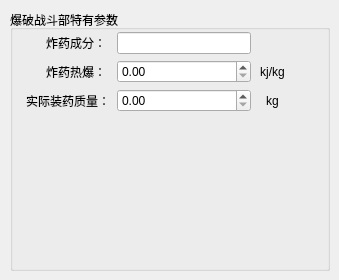
   <widget class="QWidget" name="page">
    <widget class="QGroupBox" name="gb_bp_params">
     <property name="geometry">
      <rect>
       <x>10</x>
       <y>10</y>
       <width>320</width>
       <height>261</height>
      </rect>
     </property>
     <property name="title">
      <string>爆破战斗部特有参数</string>
     </property>
     <widget class="QWidget" name="layoutWidget">
      <property name="geometry">
       <rect>
        <x>16</x>
        <y>22</y>
        <width>262</width>
        <height>80</height>
       </rect>
      </property>
      <layout class="QGridLayout" name="gridLayout_11">
       <item row="0" column="0">
        <widget class="QLabel" name="lbl_bp_02">
         <property name="maximumSize">
          <size>
           <width>80</width>
           <height>16777215</height>
          </size>
         </property>
         <property name="text">
          <string>炸药成分：</string>
         </property>
         <property name="alignment">
          <set>Qt::AlignRight|Qt::AlignTrailing|Qt::AlignVCenter</set>
         </property>
        </widget>
       </item>
       <item row="0" column="1">
        <widget class="QLineEdit" name="ed_bp_02"/>
       </item>
       <item row="1" column="0">
        <widget class="QLabel" name="lbl_bp_3">
         <property name="minimumSize">
          <size>
           <width>80</width>
           <height>0</height>
          </size>
         </property>
         <property name="maximumSize">
          <size>
           <width>80</width>
           <height>16777215</height>
          </size>
         </property>
         <property name="text">
          <string>炸药热爆：</string>
         </property>
         <property name="alignment">
          <set>Qt::AlignRight|Qt::AlignTrailing|Qt::AlignVCenter</set>
         </property>
         <property name="wordWrap">
          <bool>true</bool>
         </property>
        </widget>
       </item>
       <item row="1" column="2">
        <widget class="QLabel" name="label_13">
         <property name="minimumSize">
          <size>
           <width>31</width>
           <height>23</height>
          </size>
         </property>
         <property name="maximumSize">
          <size>
           <width>31</width>
           <height>23</height>
          </size>
         </property>
         <property name="styleSheet">
          <string notr="true"/>
         </property>
         <property name="text">
          <string>kj/kg</string>
         </property>
         <property name="alignment">
          <set>Qt::AlignCenter</set>
         </property>
        </widget>
       </item>
       <item row="2" column="0">
        <widget class="QLabel" name="lbl_bp_5">
         <property name="minimumSize">
          <size>
           <width>85</width>
           <height>0</height>
          </size>
         </property>
         <property name="maximumSize">
          <size>
           <width>80</width>
           <height>16777215</height>
          </size>
         </property>
         <property name="text">
          <string>实际装药质量：</string>
         </property>
         <property name="wordWrap">
          <bool>true</bool>
         </property>
        </widget>
       </item>
       <item row="2" column="2">
        <widget class="QLabel" name="label_12">
         <property name="minimumSize">
          <size>
           <width>31</width>
           <height>23</height>
          </size>
         </property>
         <property name="maximumSize">
          <size>
           <width>31</width>
           <height>23</height>
          </size>
         </property>
         <property name="styleSheet">
          <string notr="true"/>
         </property>
         <property name="text">
          <string>kg</string>
         </property>
         <property name="alignment">
          <set>Qt::AlignCenter</set>
         </property>
        </widget>
       </item>
       <item row="1" column="1">
        <widget class="QDoubleSpinBox" name="ed_bp_2">
         <property name="maximum">
          <double>20000.000000000000000</double>
         </property>
         <property name="value">
          <double>0.000000000000000</double>
         </property>
        </widget>
       </item>
       <item row="2" column="1">
        <widget class="QDoubleSpinBox" name="ed_bp_4">
         <property name="maximum">
          <double>20000.000000000000000</double>
         </property>
         <property name="value">
          <double>0.000000000000000</double>
         </property>
        </widget>
       </item>
      </layout>
     </widget>
    </widget>
   </widget>
